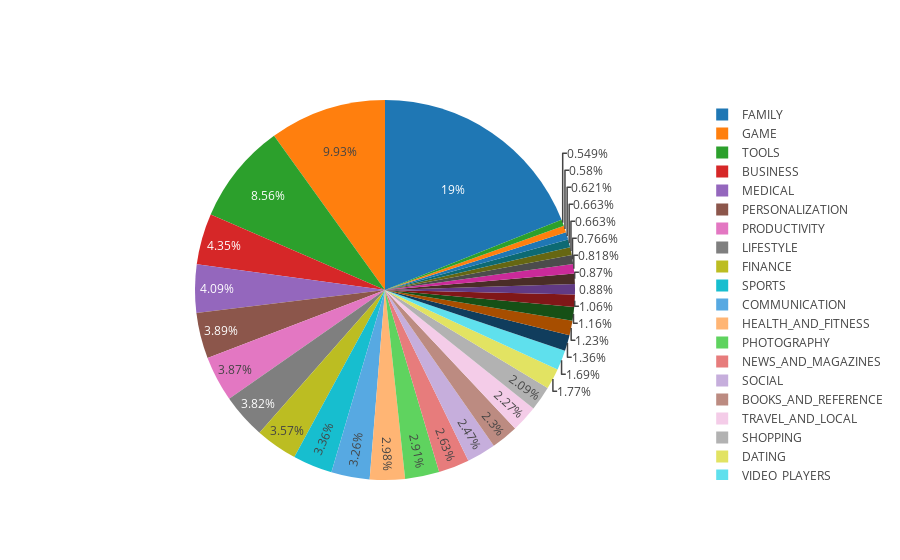

The notebook cell this image was saved under:
### Markdown cell above
## How Many Apps in each Category?

### Code cell
cat = df['Category'].value_counts().sort_values(ascending=True)

data = [go.Pie(
        labels = cat.index,
        values = cat.values,
        hoverinfo = 'label+value'
    
)]

plotly.offline.iplot(data, filename='active_category')

### Figure 1 — Plotly figure (JSON) as saved in the notebook; plotly's stock layout.template omitted (floating-point values rounded to 4 significant figures)
{"data": [{"hoverinfo": "label+value", "labels": ["BEAUTY", "COMICS", "PARENTING", "EVENTS", "ART_AND_DESIGN", "HOUSE_AND_HOME", "WEATHER", "LIBRARIES_AND_DEMO", "AUTO_AND_VEHICLES", "ENTERTAINMENT", "FOOD_AND_DRINK", "EDUCATION", "MAPS_AND_NAVIGATION", "VIDEO_PLAYERS", "DATING", "SHOPPING", "TRAVEL_AND_LOCAL", "BOOKS_AND_REFERENCE", "SOCIAL", "NEWS_AND_MAGAZINES", "PHOTOGRAPHY", "HEALTH_AND_FITNESS", "COMMUNICATION", "SPORTS", "FINANCE", "LIFESTYLE", "PRODUCTIVITY", "PERSONALIZATION", "MEDICAL", "BUSINESS", "TOOLS", "GAME", "FAMILY"], "type": "pie", "uid": "f6b17b48-f8ab-46a1-8f29-beea07248954", "values": [53, 56, 60, 64, 64, 74, 79, 84, 85, 102, 112, 119, 131, 163, 171, 202, 219, 222, 239, 254, 281, 288, 315, 325, 345, 369, 374, 376, 395, 420, 827, 959, 1832]}], "layout": {}}
